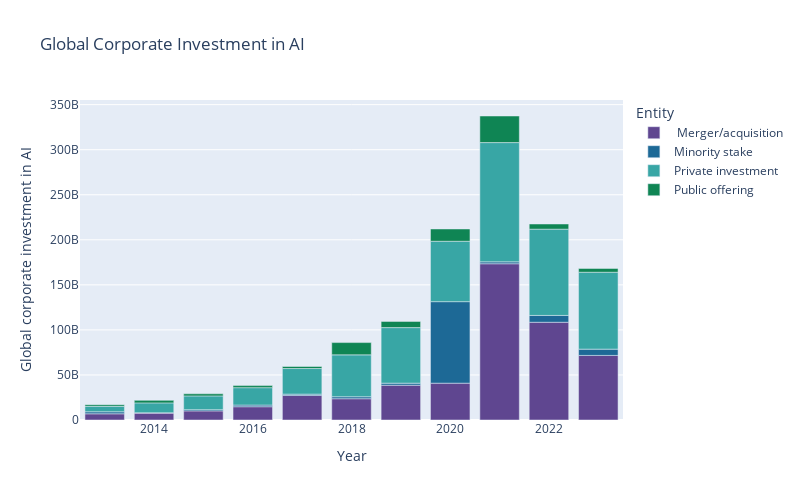

Notebook code for this chart:
### Markdown cell above
4. Customise the colors used in the scatter by using the input `color_discrete_sequence`

### Code cell
fig = px.bar(df, x='Year', y='Global corporate investment in AI',
             color= 'Entity', 
             color_discrete_sequence= px.colors.qualitative.Prism,
             height = 500, width = 800,
             title = 'Global Corporate Investment in AI')
fig.show()

### Figure 1 — Plotly figure (JSON) as saved in the notebook; plotly's stock layout.template omitted (floating-point values rounded to 4 significant figures)
{"data": [{"alignmentgroup": "True", "hovertemplate": "Entity= Merger/acquisition<br>Year=%{x}<br>Global corporate investment in AI=%{y}<extra></extra>", "legendgroup": " Merger/acquisition", "marker": {"color": "rgb(95, 70, 144)", "pattern": {"shape": ""}}, "name": " Merger/acquisition", "offsetgroup": " Merger/acquisition", "orientation": "v", "showlegend": true, "textposition": "auto", "type": "bar", "x": [2013, 2014, 2015, 2016, 2017, 2018, 2019, 2020, 2021, 2022, 2023], "xaxis": "x", "y": [6885993015, 7657417878, 10117764887, 14733541676, 27282738436, 23621531572, 38611936417, 40874040917, 173420000000, 108478675310, 71686118250], "yaxis": "y"}, {"alignmentgroup": "True", "hovertemplate": "Entity=Minority stake<br>Year=%{x}<br>Global corporate investment in AI=%{y}<extra></extra>", "legendgroup": "Minority stake", "marker": {"color": "rgb(29, 105, 150)", "pattern": {"shape": ""}}, "name": "Minority stake", "offsetgroup": "Minority stake", "orientation": "v", "showlegend": true, "textposition": "auto", "type": "bar", "x": [2013, 2014, 2015, 2016, 2017, 2018, 2019, 2020, 2021, 2022, 2023], "xaxis": "x", "y": [2244926777, 389166230, 1349035318, 1817701310, 1426042649, 2168993991, 2278771982, 90479882584, 2110000000, 7583137170, 6963184542], "yaxis": "y"}, {"alignmentgroup": "True", "hovertemplate": "Entity=Private investment<br>Year=%{x}<br>Global corporate investment in AI=%{y}<extra></extra>", "legendgroup": "Private investment", "marker": {"color": "rgb(56, 166, 165)", "pattern": {"shape": ""}}, "name": "Private investment", "offsetgroup": "Private investment", "orientation": "v", "showlegend": true, "textposition": "auto", "type": "bar", "x": [2013, 2014, 2015, 2016, 2017, 2018, 2019, 2020, 2021, 2022, 2023], "xaxis": "x", "y": [6013612143, 10942438702, 15262391101, 19339890338, 28432416231, 46509274133, 61664629720, 67027564025, 132360000000, 95738264144, 85363484565], "yaxis": "y"}, {"alignmentgroup": "True", "hovertemplate": "Entity=Public offering<br>Year=%{x}<br>Global corporate investment in AI=%{y}<extra></extra>", "legendgroup": "Public offering", "marker": {"color": "rgb(15, 133, 84)", "pattern": {"shape": ""}}, "name": "Public offering", "offsetgroup": "Public offering", "orientation": "v", "showlegend": true, "textposition": "auto", "type": "bar", "x": [2013, 2014, 2015, 2016, 2017, 2018, 2019, 2020, 2021, 2022, 2023], "xaxis": "x", "y": [1802920468, 2804286069, 2343663053, 2291884261, 2244082619, 13618260779, 6899909582, 13621190377, 29510000000, 5740592241, 4206368184], "yaxis": "y"}], "layout": {"barmode": "relative", "height": 500, "legend": {"title": {"text": "Entity"}, "tracegroupgap": 0}, "title": {"text": "Global Corporate Investment in AI"}, "width": 800, "xaxis": {"anchor": "y", "domain": [0, 1], "title": {"text": "Year"}}, "yaxis": {"anchor": "x", "domain": [0, 1], "title": {"text": "Global corporate investment in AI"}}}}
